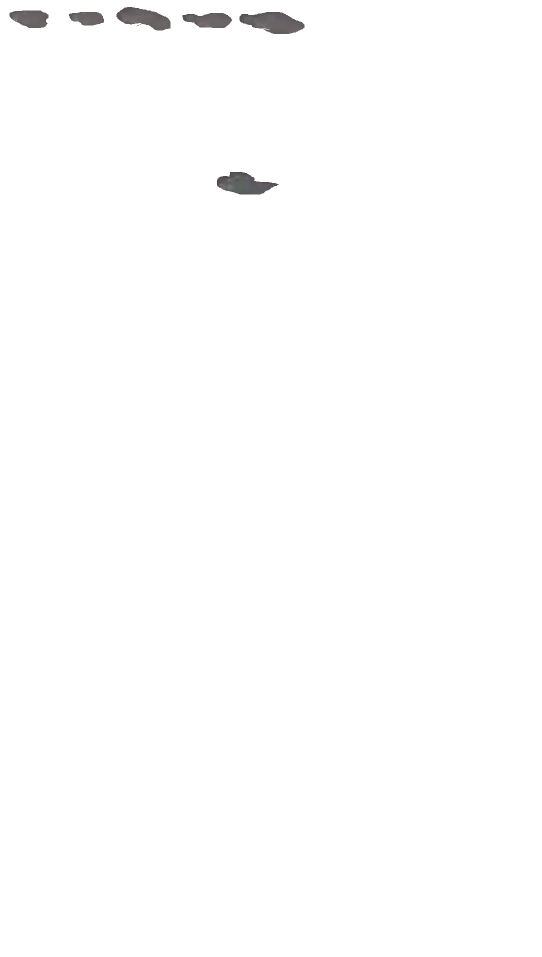
#> input picture data/cutouts/cutouts.png, 1083 x 1914 px (shown at 1/2 size)
$ python p1_locate.py
#> lines starting #> are read from the running program, lines starting #| are printed output that depends on the picture; after the words box and inside, x2 and y2 are one past the last pixel; in counts of white or black regions, pixels touching at a corner belong together
### src/imaging.py
"""Pixel I/O and colour conversion. Sole owner of reading frames and of sRGB->Lab."""
import numpy as np
from PIL import Image
from scipy import ndimage as nd

def load_rgb(path):
    return np.asarray(Image.open(path).convert("RGB"), np.float32)

def load_gray(path):
    return np.asarray(Image.open(path).convert("L"), np.float32)

def blur(a, sigma):
    return nd.gaussian_filter(a, sigma)

# [13 lines left out: function rgb_to_lab, not called in this run]

### src/templates.py
"""Hand-drawn cutouts and masked template matching. Sole owner of NCC."""
import math
import numpy as np
from scipy import ndimage as nd
from scipy.signal import fftconvolve
from .imaging import load_rgb

def load_cutouts(path, min_px=200, row_height=200):
    """Extract the drawn shapes from a white canvas, in reading order
    (top row left->right, then lower rows)."""
    src = load_rgb(path)
    solid = nd.binary_closing(src.max(2) < 235, np.ones((5, 5)))
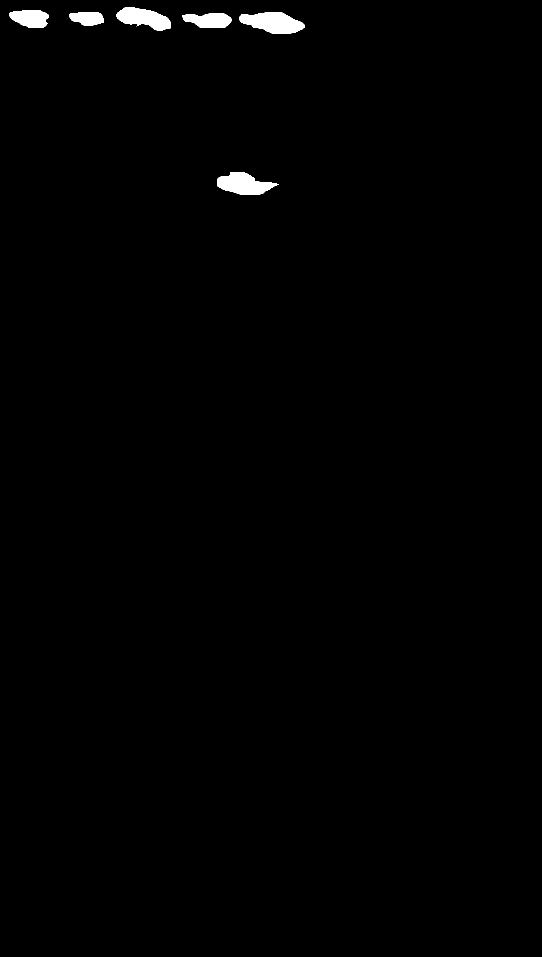
#> solid: shape (1914, 1083) bool (shown at 1/2 size); 0.79% white; 7 white regions (1 under 20 px), largest, box (x1, y1, x2, y2) and area: (479, 24, 609, 68) 3873, (434, 344, 558, 389) 3472, (233, 14, 341, 61) 3148, (365, 26, 464, 56) 2203, (19, 21, 97, 56) 2129, (138, 24, 208, 51) 1477
    lab, n = nd.label(solid)
#> lab: shape (1914, 1083) int32; 8 distinct labels, from 0 to 7
#> n = 7
    out = []
    for i, sl in enumerate(nd.find_objects(lab), 1):
        m = lab[sl] == i
        if m.sum() < min_px:
            continue
        ys, xs = sl
        out.append(dict(x=xs.start, y=ys.start,
                        w=xs.stop - xs.start, h=ys.stop - ys.start,
                        mask=m, img=src[sl].mean(2)))
#> this loop made 7 passes
#> m on pass 6: [True]
#> pass 1, in load_cutouts, `m = lab[sl] == i`:
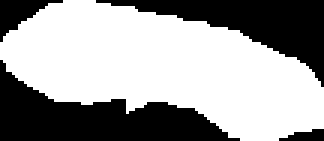
#> m: shape (47, 108) bool (shown 3 times larger); 62% white; 4 black regions, box (x1, y1, x2, y2) and area: (0, 20, 80, 47) 1000, (32, 0, 108, 29) 764, (0, 0, 21, 14) 123, (93, 43, 108, 47) 41
#> pass 2, in load_cutouts, `m = lab[sl] == i`:
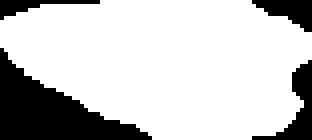
#> m: shape (35, 78) bool (shown 4 times larger); 78% white; 4 black regions, box (x1, y1, x2, y2) and area: (0, 12, 38, 35) 389, (63, 15, 78, 35) 97, (63, 0, 78, 8) 68, (0, 0, 25, 5) 47
#> pass 3, in load_cutouts, `m = lab[sl] == i`:
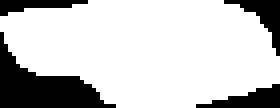
#> m: shape (27, 70) bool (shown 4 times larger); 78.1% white; 4 black regions, box (x1, y1, x2, y2) and area: (0, 8, 29, 27) 232, (49, 21, 70, 27) 67, (56, 0, 70, 14) 66, (0, 0, 22, 4) 48
#> after the loop, out = 6 items
    out.sort(key=lambda o: (o["y"] // row_height, o["x"]))
    return out

# [16 lines left out: function masked_ncc, not called in this run]

### pipeline/p1_locate.py
"""Locate the object in every frame by matching the hand-drawn cutouts.

in : data/frames/*.png, data/cutouts/cutouts.png
out: results/positions.csv, results/figures/marked/
"""
import csv, sys
import numpy as np
sys.path.insert(0, str(__import__("pathlib").Path(__file__).resolve().parent.parent))
from src import config as C
from src.imaging import load_gray, load_rgb
from src.templates import load_cutouts
from src.locate import best_match, refine_centroid, radius_for
from src.render import with_circle
from PIL import Image

def main():
    cuts = load_cutouts(C.CUTOUTS)
#> cuts = 6 items
    out = C.FIGURES / "marked"; out.mkdir(parents=True, exist_ok=True)
    rows = []
    for f in range(C.FIRST, C.LAST + 1):
        p = C.FRAMES / f"frame_{f:05d}.png"
        gray = load_gray(p)
        prev = (rows[-1]["cx"], rows[-1]["cy"]) if rows else None
        vel = (0.0, 0.0)
        if len(rows) >= 3:
            vel = ((rows[-1]["cx"] - rows[-3]["cx"]) / 2.0,
                   (rows[-1]["cy"] - rows[-3]["cy"]) / 2.0)
        score, k, cx, cy = best_match(gray, cuts, C.SKY_BAND, prev, vel, C.GATE_RADIUS)
        r = radius_for(cuts[k])
        cx, cy = refine_centroid(gray, cx, cy, r)
        rows.append(dict(frame=f, cx=round(cx, 1), cy=round(cy, 1), r=round(r, 1),
                         cutout=k + 1, ncc=round(score, 3)))
        Image.fromarray(with_circle(load_rgb(p), cx, cy, r).astype(np.uint8)).save(
            out / f"frame_{f:05d}.png")
        print(rows[-1])
    C.RESULTS.mkdir(parents=True, exist_ok=True)
    with open(C.RESULTS / "positions.csv", "w", newline="") as fh:
        w = csv.DictWriter(fh, fieldnames=list(rows[0])); w.writeheader(); w.writerows(rows)

if __name__ == "__main__":
#> (the run stopped early here; a loop or call above may not have finished)
